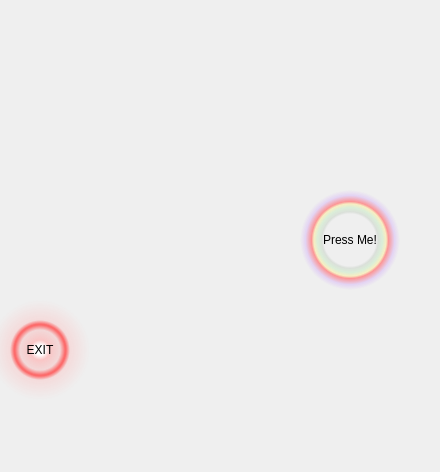
<?xml version="1.0" encoding="UTF-8"?>
<ui version="4.0">
 <class>MainWindow</class>
 <widget class="QMainWindow" name="MainWindow">
  <property name="geometry">
   <rect>
    <x>0</x>
    <y>0</y>
    <width>440</width>
    <height>472</height>
   </rect>
  </property>
  <property name="windowTitle">
   <string>MainWindow</string>
  </property>
  <widget class="QWidget" name="centralwidget">
   <widget class="QLabel" name="label">
    <property name="geometry">
     <rect>
      <x>0</x>
      <y>0</y>
      <width>441</width>
      <height>471</height>
     </rect>
    </property>
    <property name="text">
     <string/>
    </property>
    <property name="pixmap">
     <pixmap>giphy (1).gif</pixmap>
    </property>
    <property name="scaledContents">
     <bool>false</bool>
    </property>
   </widget>
   <widget class="QPushButton" name="pushButton">
    <property name="geometry">
     <rect>
      <x>300</x>
      <y>190</y>
      <width>100</width>
      <height>100</height>
     </rect>
    </property>
    <property name="styleSheet">
     <string notr="true">background-color: qradialgradient(spread:pad, cx:0.5, cy:0.5, radius:0.5, fx:0.5, fy:0.5, stop:0 rgba(0, 0, 0, 0), stop:0.52 rgba(0, 0, 0, 0), stop:0.565 rgba(82, 121, 76, 33), stop:0.65 rgba(159, 235, 148, 64), stop:0.721925 rgba(255, 238, 150, 129), stop:0.77 rgba(255, 128, 128, 204), stop:0.89 rgba(191, 128, 255, 64), stop:1 rgba(0, 0, 0, 0));
 border-style: solid;
 border-width:0px;
 border-radius:50px;
 border-color: red;
 max-width:100%;
 max-height:100%;
 min-width:100%;
 min-height:100%;</string>
    </property>
    <property name="text">
     <string>Press Me!</string>
    </property>
   </widget>
   <widget class="QPushButton" name="pushButton_2">
    <property name="geometry">
     <rect>
      <x>-10</x>
      <y>300</y>
      <width>100</width>
      <height>100</height>
     </rect>
    </property>
    <property name="styleSheet">
     <string notr="true"> border-style: solid;
 border-width:0px;
 border-radius:50px;
 border-color: red;
 max-width:100%;
 max-height:100%;
 min-width:100%;
 min-height:100%;
background-color: qradialgradient(spread:pad, cx:0.5, cy:0.5, radius:0.5, fx:0.5, fy:0.5, stop:0 rgba(255, 255, 255, 255), stop:0.1 rgba(255, 255, 255, 255), stop:0.2 rgba(255, 176, 176, 167), stop:0.3 rgba(255, 151, 151, 92), stop:0.4 rgba(255, 125, 125, 51), stop:0.5 rgba(255, 76, 76, 205), stop:0.52 rgba(255, 76, 76, 205), stop:0.6 rgba(255, 180, 180, 84), stop:1 rgba(255, 255, 255, 0));</string>
    </property>
    <property name="text">
     <string>EXIT</string>
    </property>
   </widget>
  </widget>
 </widget>
 <resources/>
 <connections/>
</ui>
